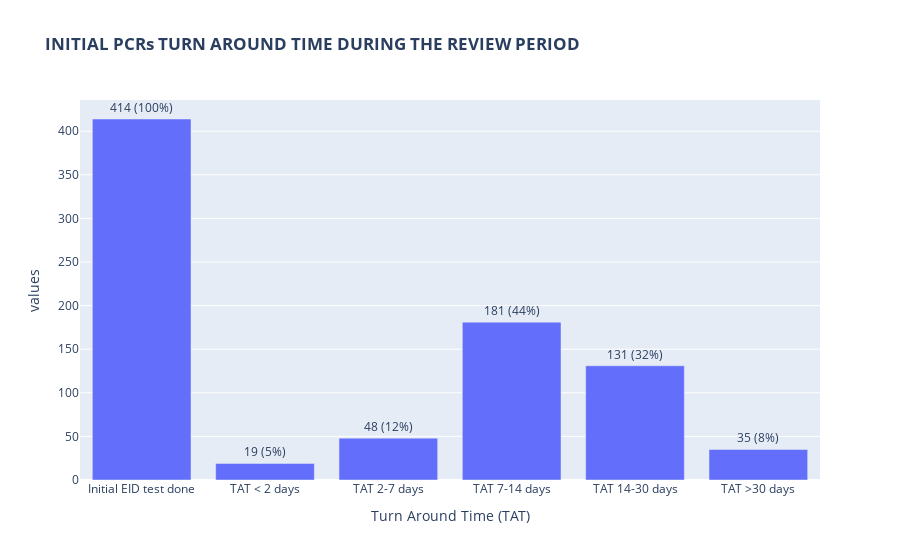

Notebook cell for this chart:
### Code cell
fig=px.bar(tat_df,x='Turn Around Time (TAT)',y='values',title='<b>INITIAL PCRs TURN AROUND TIME DURING THE REVIEW PERIOD</b>',
           text='percentage',)
#           color_continuous_scale=["green", "yellow", "red"])
fig.update_traces( textposition='outside')
# fig.update_layout(uniformtext_minsize=9, uniformtext_mode='hide')
# fig.update_xaxes(tickangle=45)
fig.show()

### Figure 1 — Plotly figure (JSON) as saved in the notebook; plotly's stock layout.template omitted (floating-point values rounded to 4 significant figures)
{"data": [{"alignmentgroup": "True", "hovertemplate": "Turn Around Time (TAT)=%{x}<br>values=%{y}<br>percentage=%{text}<extra></extra>", "legendgroup": "", "marker": {"color": "#636efa"}, "name": "", "offsetgroup": "", "orientation": "v", "showlegend": false, "text": ["414 (100%)", "19 (5%)", "48 (12%)", "181 (44%)", "131 (32%)", "35 (8%)"], "textposition": "outside", "type": "bar", "x": ["Initial EID test done", "TAT < 2 days", "TAT 2-7 days", "TAT 7-14 days", "TAT 14-30 days", "TAT >30 days"], "xaxis": "x", "y": [414, 19, 48, 181, 131, 35], "yaxis": "y"}], "layout": {"barmode": "relative", "legend": {"tracegroupgap": 0}, "title": {"text": "<b>INITIAL PCRs TURN AROUND TIME DURING THE REVIEW PERIOD</b>"}, "xaxis": {"anchor": "y", "domain": [0, 1], "title": {"text": "Turn Around Time (TAT)"}}, "yaxis": {"anchor": "x", "domain": [0, 1], "title": {"text": "values"}}}}
